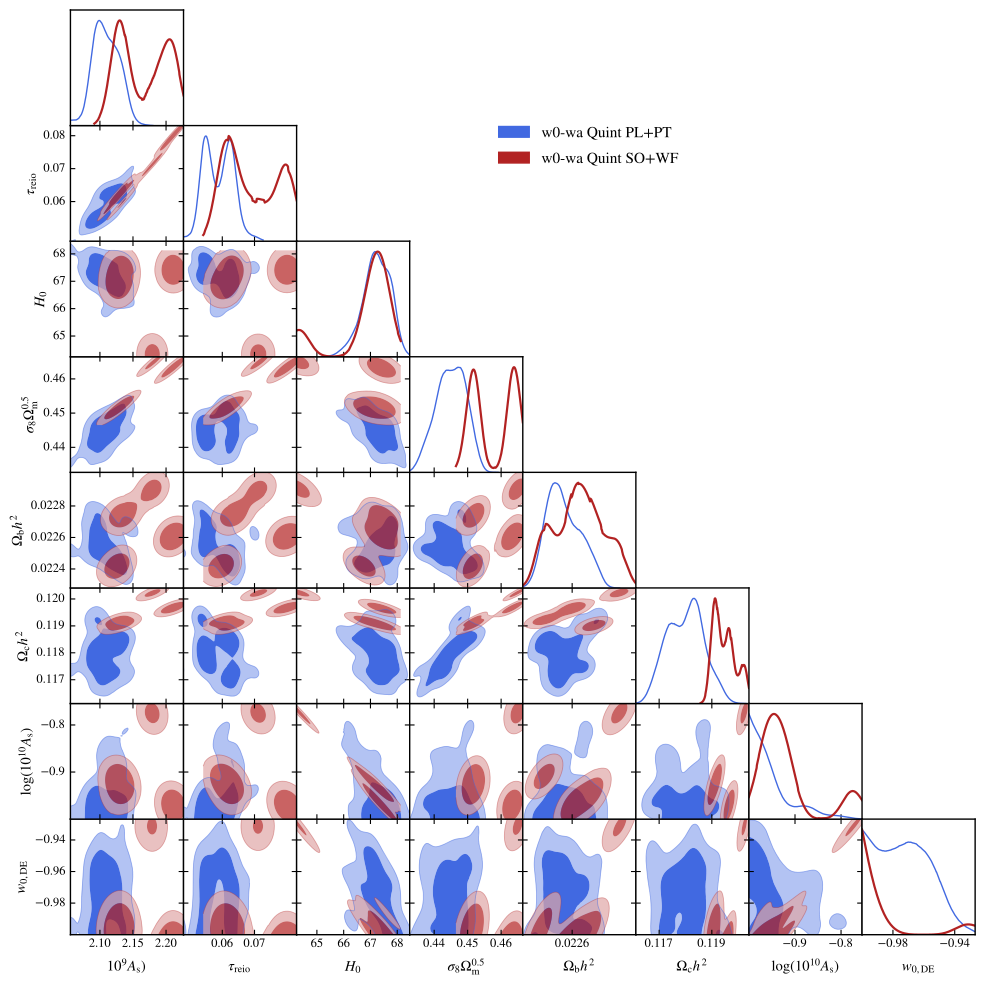

Write the Python code that produced this figure.
import getdist.plots as gplot
from getdist import MCSamples
from getdist import loadMCSamples
import os
import matplotlib
import subprocess
import matplotlib.pyplot as plt
import numpy as np

# GENERAL PLOT OPTIONS
matplotlib.rcParams['mathtext.fontset'] = 'stix'
matplotlib.rcParams['font.family'] = 'STIXGeneral'
matplotlib.rcParams['mathtext.rm'] = 'Bitstream Vera Sans'
matplotlib.rcParams['mathtext.it'] = 'Bitstream Vera Sans:italic'
matplotlib.rcParams['mathtext.bf'] = 'Bitstream Vera Sans:bold'
matplotlib.rcParams['xtick.bottom'] = True
matplotlib.rcParams['xtick.top'] = False
matplotlib.rcParams['ytick.right'] = False
matplotlib.rcParams['axes.edgecolor'] = 'black'
matplotlib.rcParams['axes.linewidth'] = '1.0'
matplotlib.rcParams['axes.labelsize'] = 'medium'
matplotlib.rcParams['axes.grid'] = True
matplotlib.rcParams['grid.linewidth'] = '0.0'
matplotlib.rcParams['grid.alpha'] = '0.18'
matplotlib.rcParams['grid.color'] = 'lightgray'
matplotlib.rcParams['legend.labelspacing'] = 0.77
matplotlib.rcParams['savefig.bbox'] = 'tight'
matplotlib.rcParams['savefig.format'] = 'pdf'

# ADDING NEFF AS DERIVED PARAMETER
parameter = [u'As_1e9',u'tau',u'H0',u's8omegamp5',u'omegabh2',u'omegach2', u'w0pwa', u'w']
chaindir=r'.'

analysissettings={'smooth_scale_1D':0.45,'smooth_scale_2D':0.45,'ignore_rows': u'0.3',
'range_confidence' : u'0.025'}

#GET DIST PLOT SETUP
g=gplot.getSubplotPlotter(chain_dir=chaindir,
analysis_settings=analysissettings,width_inch=10.0)
g.settings.lw_contour = 1.2
g.settings.legend_rect_border = False
g.settings.figure_legend_frame = False
g.settings.axes_fontsize = 13.5
g.settings.legend_fontsize = 15.5
g.settings.alpha_filled_add = 0.7
g.settings.lab_fontsize=15
g.legend_labels=False

param_3d = None
g.triangle_plot(['EXAMPLE_MCMC2', 'EXAMPLE_MCMC7'],parameter,
plot_3d_with_param=param_3d,line_args=[
{'lw': 1.0,'ls': 'solid', 'color':'royalblue'},
{'lw': 1.6,'ls': 'solid', 'color':'firebrick'},
{'lw': 1.9,'ls': 'dashed', 'color':'black'}],
contour_colors=['royalblue','firebrick','black'],
filled=True,shaded=False,
legend_labels=['w0-wa Quint PL+PT', 'w0-wa Quint SO+WF'],legend_loc=(0.5,0.825),
imax_shaded=0)
g.export()
